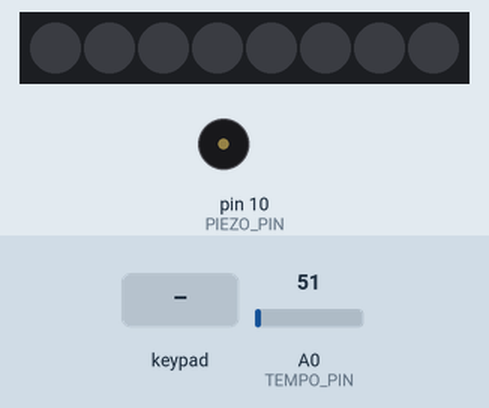
Bench run of a sketch on a simulated Arduino Uno, built with avr-gcc and run on an emulated ATmega328P. Parts: 8 RGB LEDs in strip order, left to right, buzzer (waves = sounding). The inputs (shaded band) are chosen by the test bench; at power-on: A0 (TEMPO_PIN) = 51. Dim RGB values are drawn brighter than linear; what the sketch prints to the serial monitor is not drawn.

Above: at 1.4 s.
1.5 s: keypad keys 2 3 4 5 pressed 0.4 s apart
At 3.5 s:
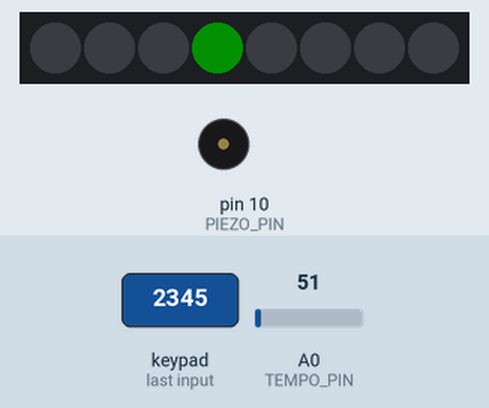
4.6 s: key '0' pressed
At 5.4 s:
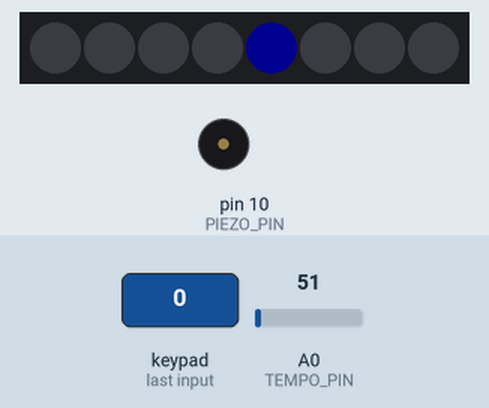
6.1 s: key '1' pressed
At 7.4 s:
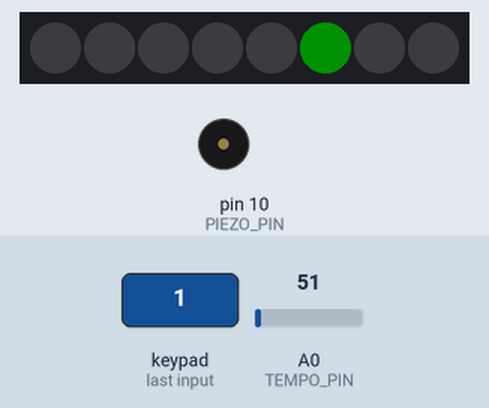
7.7 s: keypad keys 2 3 4 5 # pressed 0.4 s apart
At 9.7 s:
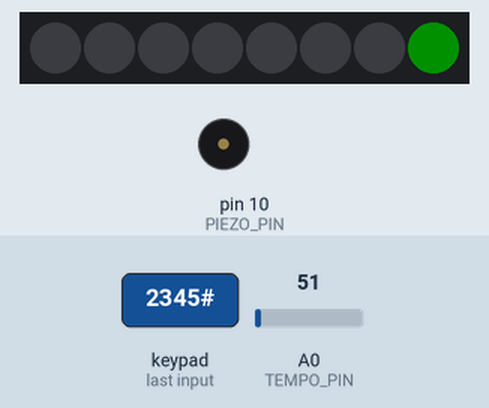
11.2 s: key 'A' pressed
At 11.8 s:
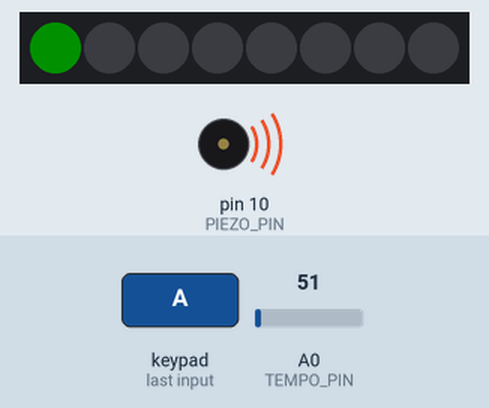
Timing chart, 0 to 17.2 s (numbered marks = the images above; inputs shaded):
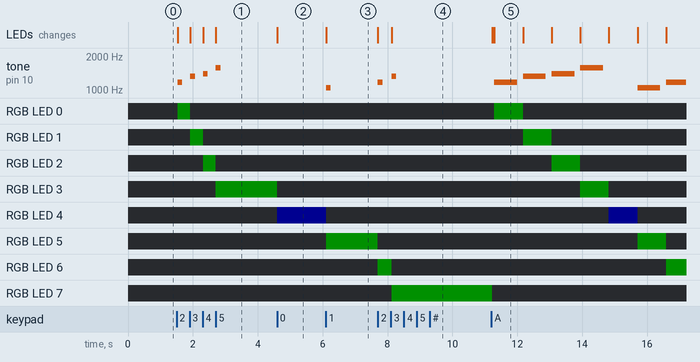

Measured:
- after the input at 1.5 s, tone on pin 10 (PIEZO_PIN): plays 1175 Hz for 0.15 s, 1319 Hz for 0.15 s, 1397 Hz for 0.15 s, 1568 Hz for 0.15 s, starting at once; RGB LED 0: off → RGB(0, 16, 0) at once, → off 0.39 s later
- after the input at 4.6 s, RGB LED 3: RGB(0, 16, 0) → off at once; RGB LED 4: off → RGB(0, 0, 16) at once; the LEDs: change at once (image 2)
- after the input at 6.1 s, tone on pin 10 (PIEZO_PIN): silent → 1047 Hz at once, → silent 0.15 s later; RGB LED 4: RGB(0, 0, 16) → off at once; RGB LED 5: off → RGB(0, 16, 0) at once; the LEDs: change at once (image 3)
- after the input at 7.7 s, tone on pin 10 (PIEZO_PIN): silent → 1175 Hz at once, → silent 0.15 s later, → 1319 Hz 0.27 s later, → silent 0.15 s later; RGB LED 5: RGB(0, 16, 0) → off at once; RGB LED 6: off → RGB(0, 16, 0) at once, → off 0.42 s later; RGB LED 7: off → RGB(0, 16, 0) after 0.43 s; the LEDs: first change at once (image 4 shows a later state)
- after the input at 11.2 s, tone on pin 10 (PIEZO_PIN): plays 1175 Hz for 0.70 s, 1319 Hz for 0.70 s, 1397 Hz for 0.70 s, 1568 Hz for 0.70 s, 1047 Hz for 0.70 s, 1175 Hz for 0.61 s, starting after 0.10 s; RGB LED 0: off → RGB(0, 16, 0) after 0.10 s, → off 0.88 s later
- what the display in image 5 shows lasts 0.9 s, from 11.3 s to 12.2 s

The sketch:

sekwencer_muzyczny.ino
```cpp
/*
  Mini studio muzyczne — sekwencer osmiu krokow.
  Arduino Uno R3 / klasyczne Nano ATmega328P, 5 V.

  Klawiatura: R1..R4 = D2,D3,D4,D5; C1..C4 = D6,D7,D8,D9.
  Ustal rzedy/kolumny swojego zlacza — kolejnosc pinow nie jest uniwersalna.
  Piezo BEZ generatora: D10 -- 1 kOhm -- piezo -- GND.
  WS2812 x8: DIN = D11 przez 330 Ohm, zasilanie 5 V/GND,
  kondensator 100 uF przy listwie (plus do 5 V); DO niepodlaczone.
  Potencjometr: suwak A0, skrajne konce 5 V i GND.

  Biblioteki: Keypad, Adafruit NeoPixel. Szczegoly: README.md.
  1..8 = C6,D6,E6,F6,G6,A6,B6,C7; 0 = pauza; * = cofnij;
  A = graj od poczatku w petli; B = stop; C = wyczysc.
  9, # i D nie maja funkcji. Program przechowuje 1..8 krokow w RAM.
*/

#include <Arduino.h>
#include <Keypad.h>
#include <Adafruit_NeoPixel.h>

const byte LICZBA_KROKOW = 8;
const byte PIEZO_PIN = 10, LED_PIN = 11, TEMPO_PIN = A0;
const unsigned int CZESTOTLIWOSCI[8] = {
  1047, 1175, 1319, 1397, 1568, 1760, 1976, 2093
};
const char* const NAZWY_NUT[8] = {
  "C6", "D6", "E6", "F6", "G6", "A6", "B6", "C7"
};

char klawisze[4][4] = {
  {'1', '2', '3', 'A'},
  {'4', '5', '6', 'B'},
  {'7', '8', '9', 'C'},
  {'*', '0', '#', 'D'}
};
byte pinyRzedow[4] = {2, 3, 4, 5};
byte pinyKolumn[4] = {6, 7, 8, 9};
Keypad klawiatura(makeKeymap(klawisze), pinyRzedow, pinyKolumn, 4, 4);
Adafruit_NeoPixel listwa(LICZBA_KROKOW, LED_PIN, NEO_GRB + NEO_KHZ800);

byte sekwencja[LICZBA_KROKOW] = {};  // 0 = pauza, 1..8 = numer nuty
byte liczbaKrokow = 0, aktualnyKrok = 0;
bool gra = false, dzwiekTrwa = false;
unsigned int tempoBPM = 60;
unsigned long poczatekKroku = 0, czasKroku = 1000, czasDzwieku = 800;

unsigned int odczytajTempo() {
  // Jeden krok trwa jedna cwiercnute. 0..1023 daje 60..240 BPM.
  return 60 + (unsigned long)analogRead(TEMPO_PIN) * 180 / 1023;
}

void wypiszSekwencje() {
  Serial.print(F("Program ("));
  Serial.print(liczbaKrokow);
  Serial.print(F("/8): ["));
  for (byte i = 0; i < LICZBA_KROKOW; i++) {
    if (i > 0) Serial.print(' ');
    if (i >= liczbaKrokow) Serial.print('_');
    else if (sekwencja[i] == 0) Serial.print(F("pauza"));
    else Serial.print(NAZWY_NUT[sekwencja[i] - 1]);
  }
  Serial.println(']');
}

void pokazKrok(byte numer, byte nuta) {
  // Transfer do WS2812 wykonujemy, kiedy piezo juz nie generuje tonu.
  noTone(PIEZO_PIN);
  dzwiekTrwa = false;
  listwa.clear();
  if (numer < LICZBA_KROKOW) {
    uint32_t kolor = nuta == 0 ? listwa.Color(0, 0, 255)
                               : listwa.Color(0, 255, 0);
    listwa.setPixelColor(numer, kolor);  // tylko jeden swiecacy piksel
  }
  listwa.show();
}

void zatrzymaj() {
  gra = false;
  pokazKrok(LICZBA_KROKOW, 0);  // numer poza listwa oznacza wszystkie LED zgaszone
}

void rozpocznijKrok() {
  tempoBPM = odczytajTempo();
  czasKroku = 60000UL / tempoBPM;
  czasDzwieku = czasKroku * 4 / 5;  // ostatnie 20% kroku to przerwa
  byte nuta = sekwencja[aktualnyKrok];
  pokazKrok(aktualnyKrok, nuta);
  poczatekKroku = millis();
  if (nuta != 0) {
    tone(PIEZO_PIN, CZESTOTLIWOSCI[nuta - 1], czasDzwieku);
    dzwiekTrwa = true;
  }
}

void obsluzKlawisz(char klawisz) {
  if (klawisz == 'B') {
    zatrzymaj();
    Serial.println(F("STOP. Mozesz edytowac sekwencje."));
    return;
  }
  if (klawisz == 'A') {
    if (liczbaKrokow == 0) {
      Serial.println(F("Program jest pusty. Wpisz nute 1..8 lub pauze 0."));
      return;
    }
    // Komunikaty wypisujemy przed startem odmierzania pierwszego kroku.
    zatrzymaj();
    Serial.print(F("GRAM W PETLI. Tempo na starcie: "));
    Serial.print(odczytajTempo());
    Serial.println(F(" BPM. Pokretlo zmienia tempo od nastepnego kroku."));
    wypiszSekwencje();
    aktualnyKrok = 0;
    gra = true;
    rozpocznijKrok();
    return;
  }
  bool polecenieEdycji = (klawisz >= '0' && klawisz <= '8') ||
                         klawisz == '*' || klawisz == 'C';
  if (!polecenieEdycji) {
    Serial.println(F("Ten klawisz nie ma funkcji (9, #, D)."));
    return;
  }
  if (gra) {
    Serial.println(F("Najpierw nacisnij B (STOP), potem edytuj program."));
    return;
  }
  if (klawisz == 'C') {
    zatrzymaj();
    for (byte i = 0; i < LICZBA_KROKOW; i++) sekwencja[i] = 0;
    liczbaKrokow = 0;
    aktualnyKrok = 0;
    Serial.println(F("Program wyczyszczony."));
  } else if (klawisz == '*') {
    if (liczbaKrokow > 0) {
      liczbaKrokow--;
      sekwencja[liczbaKrokow] = 0;
      pokazKrok(liczbaKrokow > 0 ? liczbaKrokow - 1 : LICZBA_KROKOW,
                liczbaKrokow > 0 ? sekwencja[liczbaKrokow - 1] : 0);
    } else {
      Serial.println(F("Nie ma kroku do usuniecia."));
    }
  } else {
    if (liczbaKrokow == LICZBA_KROKOW) {
      Serial.println(F("Pamiec pelna: 8 krokow. Uzyj * lub C."));
      return;
    }
    byte nuta = klawisz - '0';
    sekwencja[liczbaKrokow] = nuta;
    liczbaKrokow++;
    wypiszSekwencje();
    pokazKrok(liczbaKrokow - 1, nuta);
    if (nuta != 0) tone(PIEZO_PIN, CZESTOTLIWOSCI[nuta - 1], 150);
    return;
  }
  wypiszSekwencje();
}

void setup() {
  pinMode(PIEZO_PIN, OUTPUT);
  noTone(PIEZO_PIN);
  Serial.begin(9600);
  klawiatura.setDebounceTime(30);
  listwa.begin();
  listwa.setBrightness(16);  // mala jasnosc; maksymalnie jeden aktywny LED
  pokazKrok(LICZBA_KROKOW, 0);
  Serial.println(F("SEKWENCER 8 KROKOW — C6 D6 E6 F6 G6 A6 B6 C7"));
  Serial.println(F("1..8: nuta, 0: pauza, *: cofnij, A: graj, B: stop, C: wyczysc."));
  Serial.println(F("9/#/D: bez funkcji. Tempo: pokretlo 60..240 BPM."));
  Serial.println(F("Jeden klawisz naraz. Po wylaczeniu zasilania program znika."));
  wypiszSekwencje();
}

void loop() {
  // getKey() oddaje klawisz po nowym nacisnieciu, nie powtarza go przy trzymaniu.
  char klawisz = klawiatura.getKey();
  if (klawisz) obsluzKlawisz(klawisz);
  if (!gra) return;

  unsigned long teraz = millis();
  if (dzwiekTrwa && teraz - poczatekKroku >= czasDzwieku) {
    noTone(PIEZO_PIN);
    dzwiekTrwa = false;
  }
  if (teraz - poczatekKroku >= czasKroku) {
    aktualnyKrok = (aktualnyKrok + 1) % liczbaKrokow;
    // Po dlugim zatrzymaniu wykonaj jeden krok, bez lawiny nadrabiania.
    rozpocznijKrok();
  }
}
```
